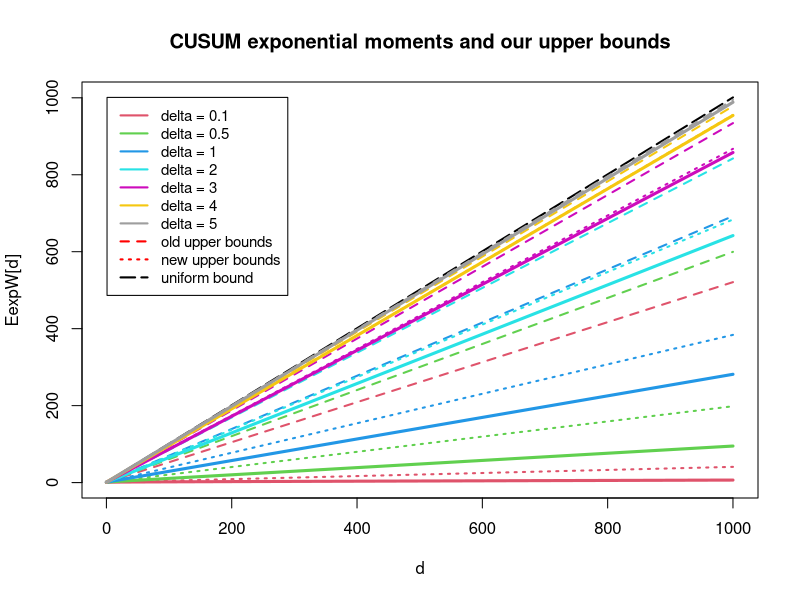
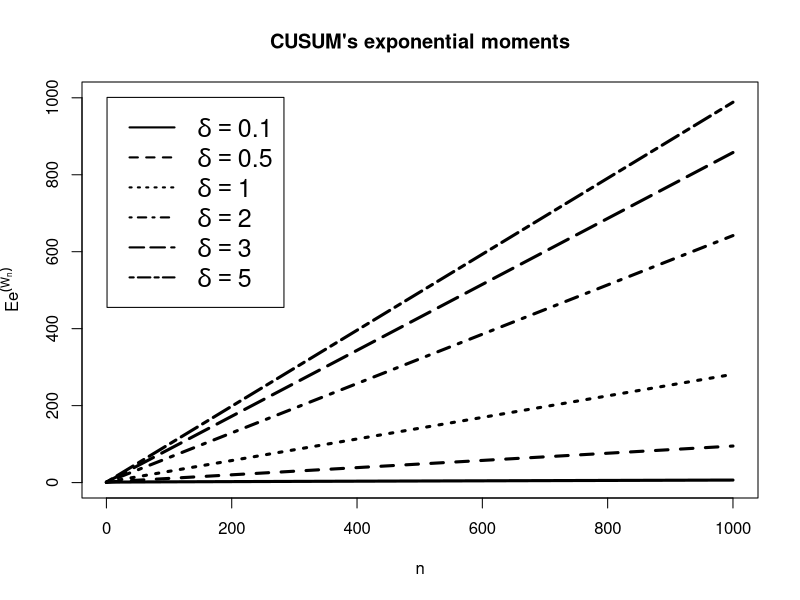
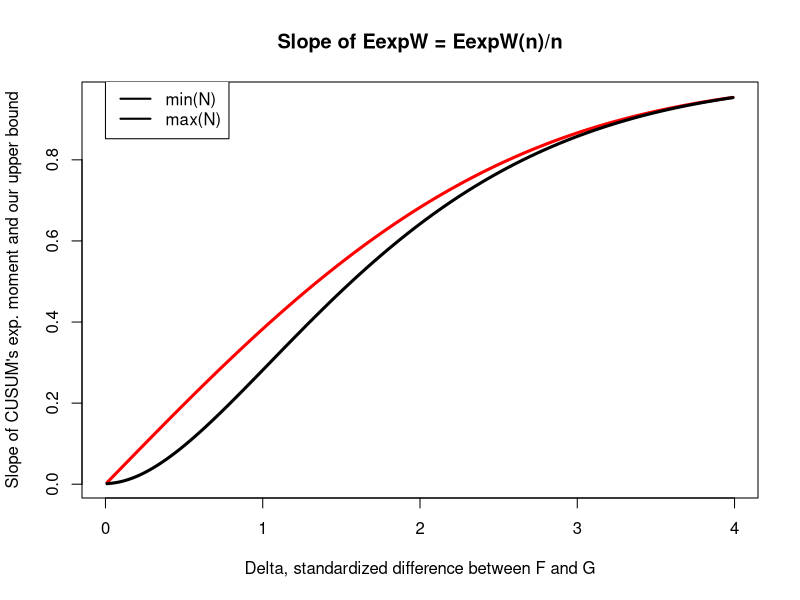

The R script that drew these images, in order:
### Recursive formula for the CUSUM mean and variance ###

# Normal distribution case. F = N(theta0, sigma), G = Normal(theta1, sigma).
# Let delta = (theta1-theta0)/sigma.
# Then Y = LLR = Normal( -delta^2/2, delta ) under F 
#  and Y = LLR = Normal( +delta^2/2, delta ) under G 

setwd("C:\\Users\\baron\\Documents\\Research\\Malov\\Spitzer formula paper\\R")


N = 1000; d = 0:N; 
DELTA = c(0.1, 0.5, 1.0, 2.0, 3.0, 4.0, 5.0); 
Ndelta = length(DELTA); COLOR = 2:(Ndelta+1);
plot(d,d+1, col="black", type="l", lwd = 2, lty=5,    # 6 = longdash
   xlim=c(1,N),ylim=c(0,N+1), main="CUSUM exponential moments and our upper bounds",
   xlab="d", ylab="EexpW[d]")


# Recursive computation of EU = EexpW

for (j in 1:Ndelta){
    delta = DELTA[j];
    EU = numeric(N+1);                       # First element is EU[0], then EU[1], etc.
    EU[1] = 1;                               # EU[1] = EexpW[0] = Eexp0 = 1
    EexpSplus = 2*pnorm(delta*sqrt(1:N)/2);  # First element is ESplus[1], ...
    for (n in 1:N){ 
        EU[n+1] = sum(EU[n:1] * EexpSplus[1:n])/n;
        }
    lines(d,EU,col=COLOR[j], type="l", lwd = 3)
    UpperBound = 1 + d*pnorm( delta/2, 0, 1 );
    lines(d, UpperBound, col=COLOR[j], lwd=2, lty=2)
    BetterUpperBound = 1 + d*(pnorm( delta/2, 0, 1 ) - pnorm( -delta/2, 0, 1 ))
    lines(d, BetterUpperBound, col=COLOR[j], lwd=2, lty=3)
  }

color.legend = paste("delta =",DELTA[1]);
for (j in 2:Ndelta){ color.legend = c(color.legend, paste("delta =",DELTA[j])) }

legend(1, N+1, legend=c(color.legend,"old upper bounds","new upper bounds", "uniform bound"), 
col=c(COLOR,"red","red","black"), lty=c(rep(1,Ndelta),2,3,5), cex=0.9, lwd=2)


# Black and white for the paper:
DELTA = c(0.1, 0.5, 1.0, 2.0, 3.0, 5.0); 
Ndelta = length(DELTA); 
plot(2*N, 2*N,          # Outside the plot. This is for limits and titles.
   xlim=c(1,N),ylim=c(0,N+1), main="CUSUM's exponential moments",
   xlab=expression(n), ylab=expression(Ee^(W[n])))

for (j in 1:Ndelta){
    delta = DELTA[j];
    E <- numeric(N+1);                        # First element is E[0], then E[1], etc.
    E[1] <- 1;                                # EU[1] = EexpW[0] = Eexp0 = 1
    x <- 2*pnorm(delta*sqrt(1:N)/2);          # Exponential moments of rectified sums
    for (n in 1:N){                           # Iterative computation
        E[n+1] <- sum(E[n:1] * x[1:n])/n;
        }
    lines(d, E, lty = j, type="l", lwd = 3)
  }

color.legend = substitute(delta == val, list(val = DELTA[1]));
for (j in 2:Ndelta){ color.legend = c(color.legend, substitute(delta == val, list(val = DELTA[j]))) };

legend(1, N+1, legend=color.legend,  lty=1:6, cex=1.5, lwd=2)





# Searching for the asymptote of EU = EexpW

NN = 1000; 
KK = length(NN);
for (kk in 1:KK){
 N = NN[kk]; d = 0:N; 
 DELTA = seq(0.01,4,0.02); 
 Ndelta = length(DELTA); 
 EexpW.N = numeric(Ndelta);

UpperBound = 2*pnorm(DELTA/2)-1;    # Our best upper bound for the increments = P_F(Z>0)+P_G(Z<0)
plot(DELTA,UpperBound,col="red",type="l",lwd=3, 
     xlab="Delta, standardized difference between F and G",
     ylab="Slope of CUSUM's exp. moment and our upper bound",
     main="Slope of EexpW = EexpW(n)/n")

for (j in 1:Ndelta){
    delta = DELTA[j];
    EU = numeric(N+1);                       # First element is EU[0], then EU[1], etc.
    EU[1] = 1;                               # EU[1] = EexpW[0] = Eexp0 = 1
    EexpSplus = 2*pnorm(delta*sqrt(1:N)/2);  # First element is ESplus[1], ...
    for (n in 1:N){ 
        EU[n+1] = sum(EU[n:1] * EexpSplus[1:n])/n;
        }
    EexpW.N[j] = EU[N+1];
  }

 lines(DELTA, EexpW.N/N, col=kk, lwd=3)
 }

legend(0, 1, legend=c("min(N)", "max(N)"), col=c(1,KK), lwd=2)
